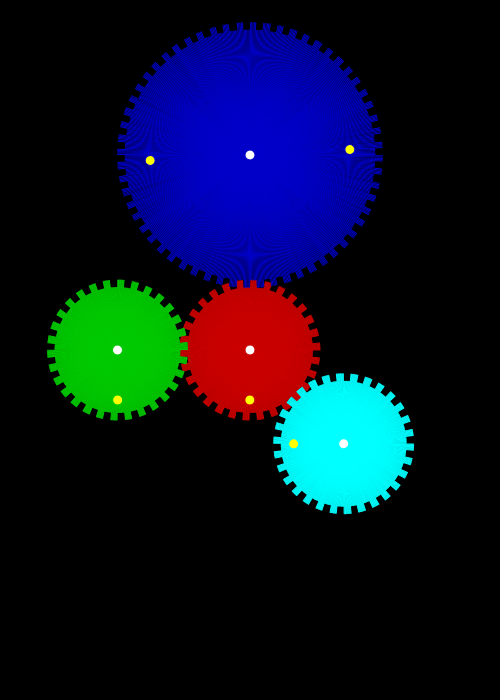
Frame 1 (no input)
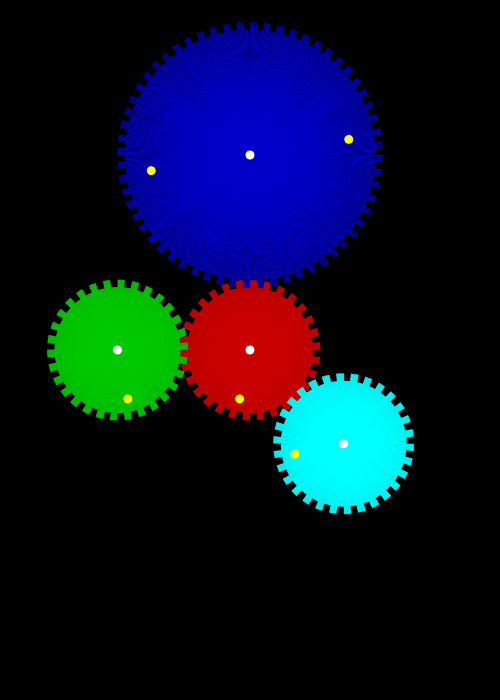
Frame 60 (no input)
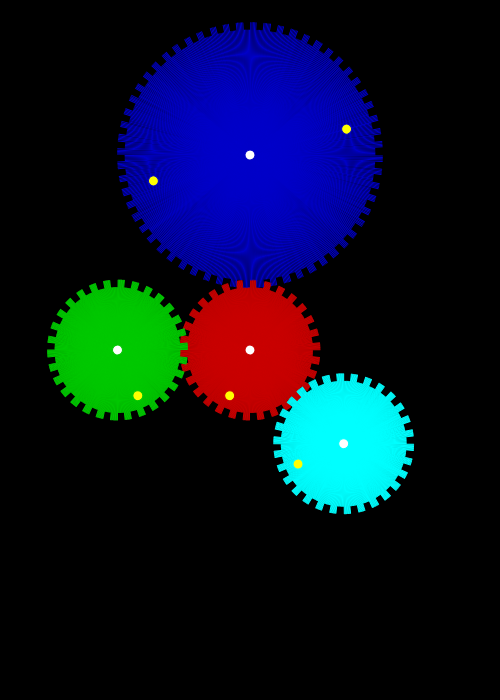
Frame 120 (the mouse pressed at the canvas centre since frame 60)

The p5.js sketch that drew these frames (run headless with seeded random() and noise() and a simulated clock; from frame 60 on, the mouse is pressed at the canvas centre):

// p5.js sketch
// ── sketch.js
const w = 500;
const h = 700;
const frate = 60;
const nGear = 30;
const bGear = 1.12;
let rGear;
let rSpace;
let radGear;

function setup() {
  createCanvas(w, h);
  rGear = min(w, h) / 8;
  rSpace = rGear + rGear * bGear;
  radGear = TWO_PI / nGear;
  frameRate(frate);
}

function draw() {
  background(0);
  let radRotate = (TWO_PI / 30) * (frameCount / frate );

  // Red
  push();
  stroke(color(200, 0, 0));
  translate(w / 2, h / 2);
  rotate(radRotate);
  drawGear(nGear, rGear);
  pop();

  // Green
  push();
  stroke(color(0, 200, 0));
  translate(w / 2 - rSpace, h / 2);
  rotate(-radRotate);
  drawGear(nGear, rGear);
  pop();

  //Blue
  push();
  stroke(color(0, 0, 200));
  translate(w / 2, h / 2 - rGear*(2+bGear));
  rotate(-radRotate/2 - radGear/4);
  drawGear2(2*nGear, 2*rGear);
  pop();

  //Sky Blue
  push();
  stroke(color(0, 255, 255));
  translate(w / 2 + rSpace / Math.sqrt(2), h / 2 + rSpace / Math.sqrt(2));
  rotate(-radRotate + PI/2);
  drawGear(nGear, rGear);
  pop();
}

function drawGear(n, r) {
  for (i = 0; i < TWO_PI; i += 0.01) {
    var y1 = 0;
    if (sin(i * n) >= 0) {
      y1 = r;
    } else {
      y1 = r * bGear;
    }
    line(y1 * cos(i), y1 * sin(i), 0, 0);
  }

  fill("white");
  ellipse(0, 0, 10);
  fill("yellow");
  ellipse(0, r*4/5, 10);
}

function drawGear2(n, r) {
  for (i = 0; i < TWO_PI; i += 0.01) {
    var y1 = 0;
    if (sin(i * n) >= 0) {
      y1 = r;
    } else {
      // y1 = r * bGear;
      y1 = r + rGear*(bGear-1);
    }
    line(y1 * cos(i), y1 * sin(i), 0, 0);
  }

  fill("white");
  ellipse(0, 0, 10);
  fill("yellow");
  // ellipse(0, r*4/5, 10);
  // ellipse(0, -r*4/5, 10);
  ellipse(-r*4/5,0, 10);
  ellipse(r*4/5,0, 10);
  
}
